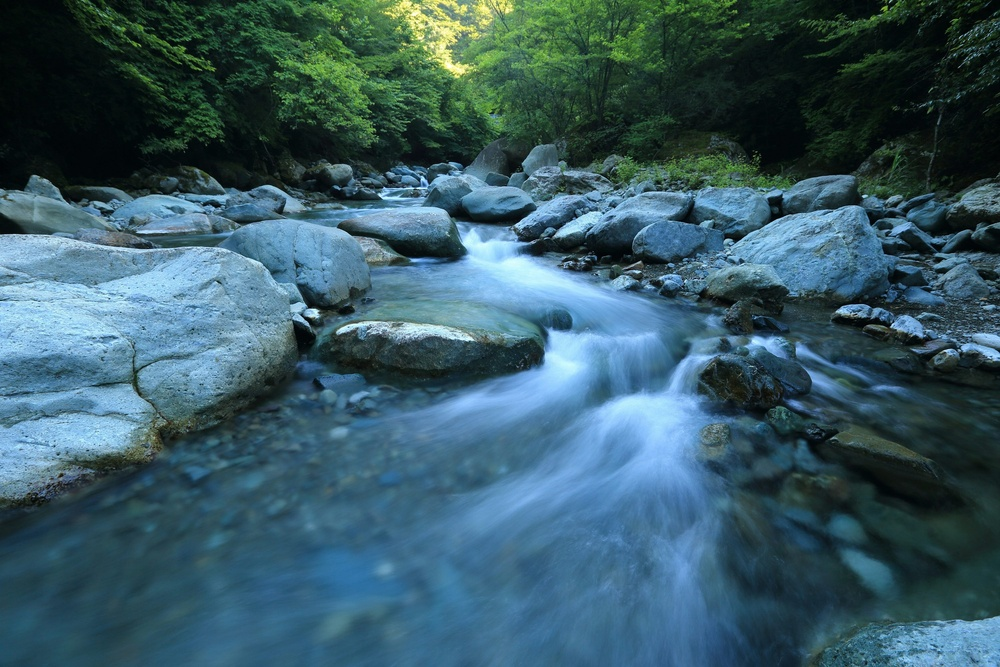
#> input picture Year 3/Natural Computing/ImageEnhancement/Images/test_image.jpg, 1000 x 667 px, shrunk from 3000 x 2000 before the run
$ python -i OtherFitness.py   (imports and definitions only)
#> lines starting #> are read from the running program, lines starting #| are printed output that depends on the picture; after the words box and inside, x2 and y2 are one past the last pixel; in counts of white or black regions, pixels touching at a corner belong together
#> further down, picture is the input picture: shape (667, 1000, 3); mean B, G, R 102, 90.5, 56.9
import numpy as np
import cv2

# [22 lines left out: functions calculate_entropy, calculate_compactness, not called in this run]

def calculate_ioac(img):
    gray = cv2.cvtColor(img, cv2.COLOR_HSV2BGR)
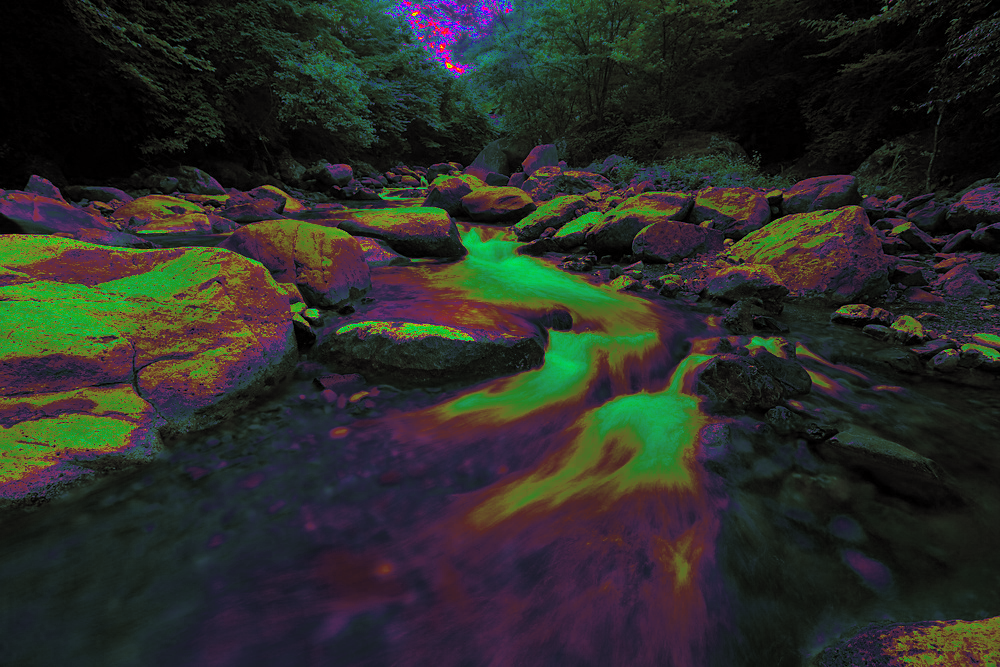
#> gray: shape (667, 1000, 3); mean B, G, R 39.2, 44.2, 42.3
    gray = cv2.cvtColor(gray, cv2.COLOR_BGR2GRAY)
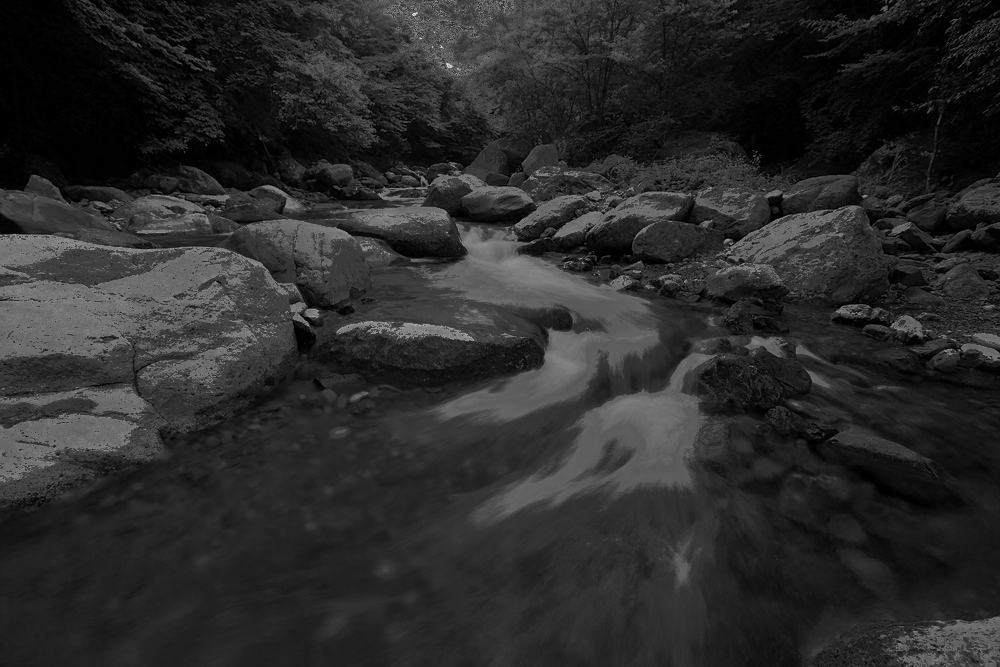
#> gray: shape (667, 1000); min 0, max 226, mean 43

    _, thresh = cv2.threshold(gray, 0, 255, cv2.THRESH_BINARY_INV + cv2.THRESH_OTSU)
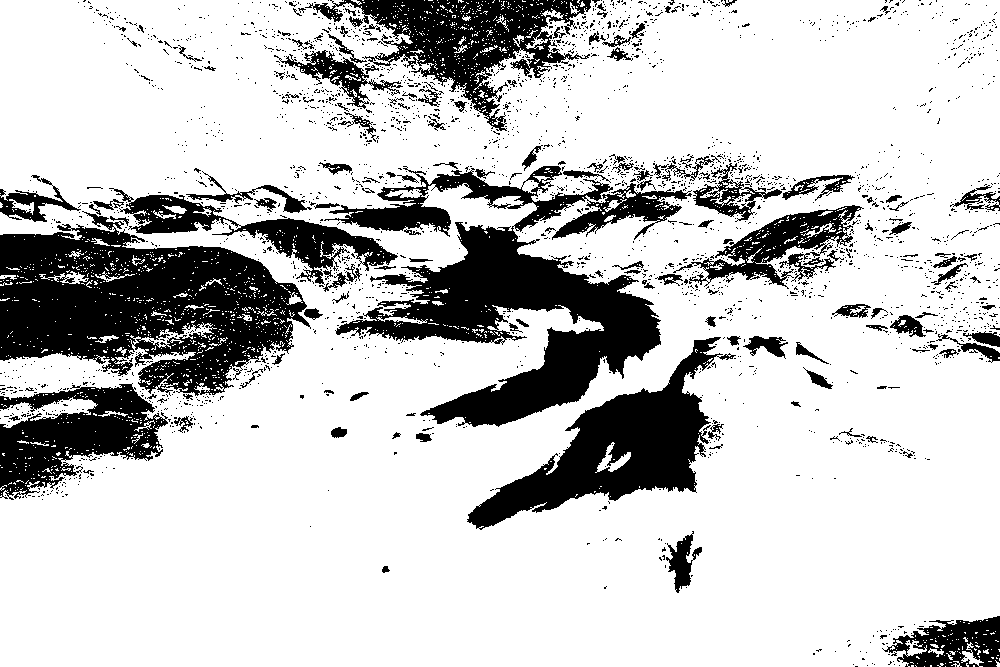
#> thresh: shape (667, 1000); 78.2% white; 2574 black regions (2425 under 20 px)

    contours, _ = cv2.findContours(thresh, cv2.RETR_EXTERNAL, cv2.CHAIN_APPROX_SIMPLE)
#> contours = 1285 contours, 1261 with area under 20; largest, box (x1, y1, x2, y2) and area: (0, 0, 1000, 667) 595979, (0, 397, 98, 428) 1240, (39, 271, 89, 284) 180, (961, 642, 984, 667) 126, (9, 199, 34, 215) 119

    total_area = 0
    for cnt in contours:
        area = cv2.contourArea(cnt)
        if area > 100:
            total_area += area
#> this loop made 1285 passes
#> (area, total_area) on passes 46, 225, 737, 883, 1285: (125.5, 125.5), (1240.5, 1366), (179.5, 1545.5), (119, 1664.5), (595979, 597643.5)
#> area on pass 36: 37.5
#> after the loop, total_area = 597643.5

    image_area = img.shape[0] * img.shape[1]
#> image_area = 667000
    ioac = total_area / image_area
#> ioac = 0.896
    return ioac

# [26 lines left out: function fitness_function_, not called in this run]

>>> import cv2
>>> picture = cv2.imread('../Images/test_image.jpg')
>>> result = calculate_ioac(picture)
#> result = 0.896
